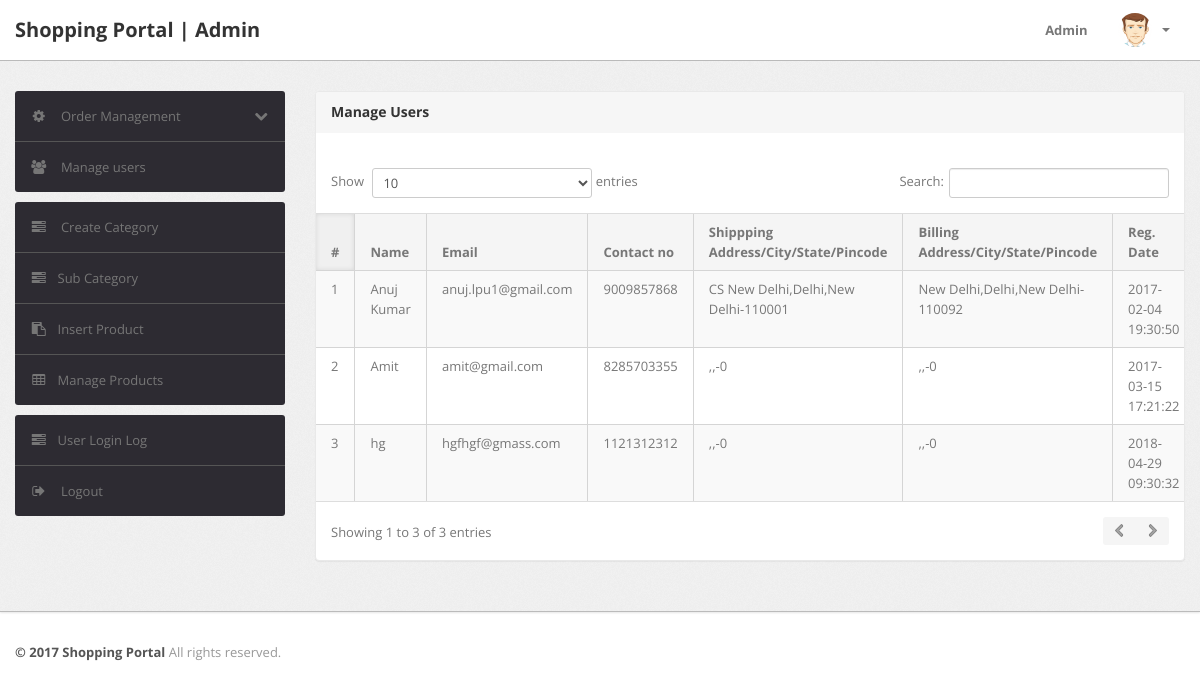
The page /admin/manage-users.php (signed in) on the database its author committed.
### tables this page shows
CREATE TABLE `users` (
  `id` int(11) NOT NULL,
  `name` varchar(255) DEFAULT NULL,
  `email` varchar(255) DEFAULT NULL,
  `contactno` bigint(11) DEFAULT NULL,
  `password` varchar(255) DEFAULT NULL,
  `shippingAddress` longtext,
  `shippingState` varchar(255) DEFAULT NULL,
  `shippingCity` varchar(255) DEFAULT NULL,
  `shippingPincode` int(11) DEFAULT NULL,
  `billingAddress` longtext,
  `billingState` varchar(255) DEFAULT NULL,
  `billingCity` varchar(255) DEFAULT NULL,
  `billingPincode` int(11) DEFAULT NULL,
  `regDate` timestamp NOT NULL DEFAULT CURRENT_TIMESTAMP,
  `updationDate` varchar(255) DEFAULT NULL
);

### admin/manage-users.php (the view, shortened to what this page needs)
<?php
include('include/config.php');
if(strlen($_SESSION['alogin'])==0)
	{
header('location:index.php');
}
else{
?>
<!DOCTYPE html>
<html lang="en">
<head>
	<link type="text/css" href="bootstrap/css/bootstrap.min.css" rel="stylesheet">
	<link type="text/css" href="bootstrap/css/bootstrap-responsive.min.css" rel="stylesheet">
	<link type="text/css" href="css/theme.css" rel="stylesheet">
	<link type="text/css" href="images/icons/css/font-awesome.css" rel="stylesheet">
</head>
<body>
<?php include('include/header.php');?>
	<div class="wrapper">
		<div class="container">
			<div class="row">
<?php include('include/sidebar.php');?>
			<div class="span9">
					<div class="content">
	<div class="module">
							<div class="module-head">
								<h3>Manage Users</h3>
							</div>
							<div class="module-body table">
									<br />
								<table cellpadding="0" cellspacing="0" border="0" class="datatable-1 table table-bordered table-striped	 display" width="100%">
									<thead>
										<tr>
											<th>#</th>
											<th> Name</th>
											<th>Email </th>
											<th>Contact no</th>
											<th>Shippping Address/City/State/Pincode </th>
											<th>Billing Address/City/State/Pincode </th>
											<th>Reg. Date </th>
										</tr>
									</thead>
									<tbody>
<?php $query=mysqli_query($con,"select * from users");
$cnt=1;
while($row=mysqli_fetch_array($query))
{
?>
										<tr>
											<td><?php echo htmlentities($cnt);?></td>
											<td><?php echo htmlentities($row['name']);?></td>
											<td><?php echo htmlentities($row['email']);?></td>
											<td> <?php echo htmlentities($row['contactno']);?></td>
											<td><?php echo htmlentities($row['shippingAddress'].",".$row['shippingCity'].",".$row['shippingState']."-".$row['shippingPincode']);?></td>
											<td><?php echo htmlentities($row['billingAddress'].",".$row['billingCity'].",".$row['billingState']."-".$row['billingPincode']);?></td>
											<td><?php echo htmlentities($row['regDate']);?></td>
										<?php $cnt=$cnt+1; } ?>
								</table>
							</div>
						</div>
					</div>
				</div>
			</div>
		</div>
	</div>
<?php include('include/footer.php');?>
</body>
<?php } ?>

### admin/css/theme.css (style rules this page uses)
body { font-size: 13px; font-family: 'Open Sans', Arial, sans-serif; background: #fff; color: #777 }
h1, h2, h3, h4, h5, h6 { color: #333; margin-top: 0 }
h3 { font-size: 20px }
.wrapper { background: url(../images/bg.png) #eee; border-bottom: 1px solid #bbb; -webkit-box-shadow: 0 1px 2px rgba(0,0,0,0.1); -moz-box-shadow: 0 1px 2px rgba(0,0,0,0.1); box-shadow: 0 1px 2px rgba(0,0,0,0.1); padding: 30px 0 }
.module { background: #fff; -webkit-border-radius: 3px; -moz-border-radius: 3px; border-radius: 3px; border: 1px solid #ccc; border-bottom-color: #bbb; -webkit-box-shadow: 0 0 1px rgba(0,0,0,0.2); -moz-box-shadow: 0 0 1px rgba(0,0,0,0.2); box-shadow: 0 0 1px rgba(0,0,0,0.2); margin-bottom: 30px }
.table { margin-bottom: 0 }
.table th, .table td { border-color: #d5d5d5!important }
.table-bordered thead:first-child tr:first-child>th:first-child, .table-bordered tbody:first-child tr:first-child>td:first-child { -webkit-border-top-left-radius: 2px; -moz-border-radius-topleft: 2px; border-top-left-radius: 2px }
.table-bordered thead:first-child tr:first-child>th:last-child, .table-bordered tbody:first-child tr:first-child>td:last-child { -webkit-border-top-right-radius: 2px; -moz-border-radius-topright: 2px; border-top-right-radius: 2px }
.table-bordered thead:last-child tr:last-child>th:first-child, .table-bordered tbody:last-child tr:last-child>td:first-child, .table-bordered tfoot:last-child tr:last-child>td:first-child { -webkit-border-bottom-left-radius: 2px; -moz-border-radius-bottomleft: 2px; border-bottom-left-radius: 2px }
.table-bordered thead:last-child tr:last-child>th:last-child, .table-bordered tbody:last-child tr:last-child>td:last-child, .table-bordered tfoot:last-child tr:last-child>td:last-child { -webkit-border-bottom-right-radius: 2px; -moz-border-radius-bottomright: 2px; border-bottom-right-radius: 2px }
.module { box-shadow: 0 0 3px rgba(0,0,0,.1); border-color: #e9e9e9; margin-bottom: 20px; background-color: #fff; border-radius: 4px; -webkit-box-shadow: 0 1px 1px rgba(0,0,0,.05); box-shadow: 0 1px 1px rgba(0,0,0,.05); }
.module-head { color: #767676; background-color: #f6f6f6; border-color: #e9e9e9; padding: 10px 15px; border-bottom: 1px solid transparent; border-top-right-radius: 3px; border-top-left-radius: 3px; }
.module-head h3 { font-size: 14px; line-height: 20px; height: 20px; margin: 0 }
.module-body { padding: 15px }
.module-body.table { padding: 15px 0 }
.module-body.table .table th, .module-body.table .table td { padding-left: 15px; padding-right: 15px }
.dataTables_wrapper table th { background: #f5f5f5; cursor: pointer }
.dataTables_wrapper table th.sorting_asc, .dataTables_wrapper table th.sorting_desc { background: #f0f0f0; -webkit-box-shadow: 0 0 5px rgba(0,0,0,0.1) inset; -moz-box-shadow: 0 0 5px rgba(0,0,0,0.1) inset; box-shadow: 0 0 5px rgba(0,0,0,0.1) inset }
.dataTables_wrapper .table-bordered { -webkit-border-radius: 0; -moz-border-radius: 0; border-radius: 0; border-left: 0; border-right: 0 }
.dataTables_wrapper .table-bordered thead tr>th:first-child, .dataTables_wrapper .table-bordered tbody tr>td:first-child, .dataTables_wrapper .table-bordered tfoot tr>td:first-child, .dataTables_wrapper .table-bordered tfoot tr>th:first-child { border-left: 0 }
.dataTables_wrapper .table-bordered thead:first-child tr:first-child>th:first-child, .dataTables_wrapper .table-bordered tbody:first-child tr:first-child>td:first-child { -webkit-border-top-left-radius: 0; -moz-border-radius-topleft: 0; border-top-left-radius: 0 }
.dataTables_wrapper .table-bordered thead:first-child tr:first-child>th:last-child, .dataTables_wrapper .table-bordered tbody:first-child tr:first-child>td:last-child { -webkit-border-top-right-radius: 0; -moz-border-radius-topright: 0; border-top-right-radius: 0 }
.dataTables_wrapper .table-bordered thead:last-child tr:last-child>th:first-child, .dataTables_wrapper .table-bordered tbody:last-child tr:last-child>td:first-child, .dataTables_wrapper .table-bordered tfoot:last-child tr:last-child>td:first-child { -webkit-border-bottom-left-radius: 0; -moz-border-radius-bottomleft: 0; border-bottom-left-radius: 0 }
.dataTables_wrapper .table-bordered thead:last-child tr:last-child>th:last-child, .dataTables_wrapper .table-bordered tbody:last-child tr:last-child>td:last-child, .dataTables_wrapper .table-bordered tfoot:last-child tr:last-child>td:last-child { -webkit-border-bottom-right-radius: 0; -moz-border-radius-bottomright: 0; border-bottom-right-radius: 0 }

### rows shown on the page
users: name "Anuj Kumar", email "anuj.lpu1@gmail.com", contactno "9009857868", shippingAddress+shippingCity+shippingState "CS New Delhi,Delhi,New Delhi-110001", billingAddress+billingCity+billingState "New Delhi,Delhi,New Delhi-110092", regDate "2017-02-04 19:30:50"
users: name "Amit", email "amit@gmail.com", contactno "8285703355", shippingAddress+shippingCity+shippingState ",,-0", billingAddress+billingCity+billingState ",,-0", regDate "2017-03-15 17:21:22"
users: name "hg", email "hgfhgf@gmass.com", contactno "1121312312", shippingAddress+shippingCity+shippingState ",,-0", billingAddress+billingCity+billingState ",,-0", regDate "2018-04-29 09:30:32"
